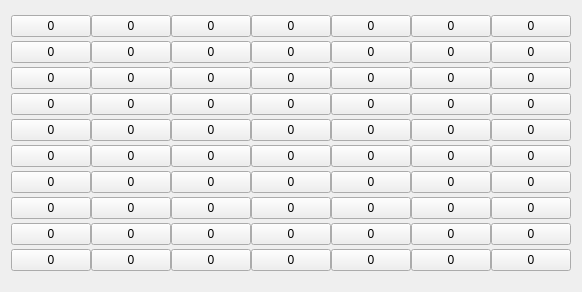
  <widget class="QWidget" name="gridLayoutWidget_2">
   <property name="geometry">
    <rect>
     <x>390</x>
     <y>60</y>
     <width>301</width>
     <height>292</height>
    </rect>
   </property>
   <layout class="QGridLayout" name="gridLayout_2">
    <property name="spacing">
     <number>0</number>
    </property>
    <item row="7" column="6">
     <widget class="QPushButton" name="pushButton_73">
      <property name="text">
       <string>0</string>
      </property>
     </widget>
    </item>
    <item row="6" column="6">
     <widget class="QPushButton" name="pushButton_74">
      <property name="text">
       <string>0</string>
      </property>
     </widget>
    </item>
    <item row="6" column="2">
     <widget class="QPushButton" name="pushButton_75">
      <property name="text">
       <string>0</string>
      </property>
     </widget>
    </item>
    <item row="5" column="4">
     <widget class="QPushButton" name="pushButton_76">
      <property name="text">
       <string>0</string>
      </property>
     </widget>
    </item>
    <item row="9" column="4">
     <widget class="QPushButton" name="pushButton_77">
      <property name="text">
       <string>0</string>
      </property>
     </widget>
    </item>
    <item row="9" column="3">
     <widget class="QPushButton" name="pushButton_78">
      <property name="text">
       <string>0</string>
      </property>
     </widget>
    </item>
    <item row="3" column="4">
     <widget class="QPushButton" name="pushButton_79">
      <property name="text">
       <string>0</string>
      </property>
     </widget>
    </item>
    <item row="9" column="2">
     <widget class="QPushButton" name="pushButton_80">
      <property name="text">
       <string>0</string>
      </property>
     </widget>
    </item>
    <item row="5" column="0">
     <widget class="QPushButton" name="pushButton_81">
      <property name="text">
       <string>0</string>
      </property>
     </widget>
    </item>
    <item row="5" column="5">
     <widget class="QPushButton" name="pushButton_82">
      <property name="text">
       <string>0</string>
      </property>
     </widget>
    </item>
    <item row="8" column="1">
     <widget class="QPushButton" name="pushButton_83">
      <property name="text">
       <string>0</string>
      </property>
     </widget>
    </item>
    <item row="10" column="6">
     <widget class="QPushButton" name="pushButton_84">
      <property name="text">
       <string>0</string>
      </property>
     </widget>
    </item>
    <item row="9" column="5">
     <widget class="QPushButton" name="pushButton_85">
      <property name="text">
       <string>0</string>
      </property>
     </widget>
    </item>
    <item row="1" column="4">
     <widget class="QPushButton" name="pushButton_86">
      <property name="text">
       <string>0</string>
      </property>
     </widget>
    </item>
    <item row="7" column="2">
     <widget class="QPushButton" name="pushButton_87">
      <property name="text">
       <string>0</string>
      </property>
     </widget>
    </item>
    <item row="0" column="4">
     <widget class="QPushButton" name="pushButton_88">
      <property name="text">
       <string>0</string>
      </property>
     </widget>
    </item>
    <item row="8" column="6">
     <widget class="QPushButton" name="pushButton_89">
      <property name="text">
       <string>0</string>
      </property>
     </widget>
    </item>
    <item row="9" column="6">
     <widget class="QPushButton" name="pushButton_90">
      <property name="text">
       <string>0</string>
      </property>
     </widget>
    </item>
    <item row="4" column="5">
     <widget class="QPushButton" name="pushButton_91">
      <property name="text">
       <string>0</string>
      </property>
     </widget>
    </item>
    <item row="3" column="6">
     <widget class="QPushButton" name="pushButton_92">
      <property name="text">
       <string>0</string>
      </property>
     </widget>
    </item>
    <item row="4" column="6">
     <widget class="QPushButton" name="pushButton_93">
      <property name="text">
       <string>0</string>
      </property>
     </widget>
    </item>
    <item row="0" column="0">
     <widget class="QPushButton" name="pushButton_94">
      <property name="sizePolicy">
       <sizepolicy hsizetype="Minimum" vsizetype="Preferred">
        <horstretch>0</horstretch>
        <verstretch>0</verstretch>
       </sizepolicy>
      </property>
      <property name="cursor">
       <cursorShape>PointingHandCursor</cursorShape>
      </property>
      <property name="text">
       <string>0</string>
      </property>
     </widget>
    </item>
    <item row="10" column="2">
     <widget class="QPushButton" name="pushButton_95">
      <property name="text">
       <string>0</string>
      </property>
     </widget>
    </item>
    <item row="0" column="3">
     <widget class="QPushButton" name="pushButton_96">
      <property name="text">
       <string>0</string>
      </property>
     </widget>
    </item>
    <item row="5" column="3">
     <widget class="QPushButton" name="pushButton_97">
      <property name="text">
       <string>0</string>
      </property>
     </widget>
    </item>
    <item row="6" column="3">
     <widget class="QPushButton" name="pushButton_98">
      <property name="text">
       <string>0</string>
      </property>
     </widget>
    </item>
    <item row="3" column="5">
     <widget class="QPushButton" name="pushButton_99">
      <property name="text">
       <string>0</string>
      </property>
     </widget>
    </item>
    <item row="6" column="4">
     <widget class="QPushButton" name="pushButton_100">
      <property name="text">
       <string>0</string>
      </property>
     </widget>
    </item>
    <item row="3" column="3">
     <widget class="QPushButton" name="pushButton_101">
      <property name="text">
       <string>0</string>
      </property>
     </widget>
    </item>
    <item row="1" column="6">
     <widget class="QPushButton" name="pushButton_102">
      <property name="text">
       <string>0</string>
      </property>
     </widget>
    </item>
    <item row="1" column="0">
     <widget class="QPushButton" name="pushButton_103">
      <property name="sizePolicy">
       <sizepolicy hsizetype="Minimum" vsizetype="Preferred">
        <horstretch>0</horstretch>
        <verstretch>0</verstretch>
       </sizepolicy>
      </property>
      <property name="cursor">
       <cursorShape>PointingHandCursor</cursorShape>
      </property>
      <property name="text">
       <string>0</string>
      </property>
     </widget>
    </item>
    <item row="4" column="1">
     <widget class="QPushButton" name="pushButton_104">
      <property name="text">
       <string>0</string>
      </property>
     </widget>
    </item>
    <item row="3" column="2">
     <widget class="QPushButton" name="pushButton_105">
      <property name="sizePolicy">
       <sizepolicy hsizetype="Minimum" vsizetype="Preferred">
        <horstretch>0</horstretch>
        <verstretch>0</verstretch>
       </sizepolicy>
      </property>
      <property name="cursor">
       <cursorShape>PointingHandCursor</cursorShape>
      </property>
      <property name="text">
       <string>0</string>
      </property>
     </widget>
    </item>
    <item row="1" column="5">
     <widget class="QPushButton" name="pushButton_106">
      <property name="text">
       <string>0</string>
      </property>
     </widget>
    </item>
    <item row="7" column="0">
     <widget class="QPushButton" name="pushButton_107">
      <property name="text">
       <string>0</string>
      </property>
     </widget>
    </item>
    <item row="0" column="6">
     <widget class="QPushButton" name="pushButton_108">
      <property name="text">
       <string>0</string>
      </property>
     </widget>
    </item>
    <item row="7" column="4">
     <widget class="QPushButton" name="pushButton_109">
      <property name="text">
       <string>0</string>
      </property>
     </widget>
    </item>
    <item row="0" column="5">
     <widget class="QPushButton" name="pushButton_110">
      <property name="text">
       <string>0</string>
      </property>
     </widget>
    </item>
    <item row="3" column="1">
     <widget class="QPushButton" name="pushButton_111">
      <property name="sizePolicy">
       <sizepolicy hsizetype="Minimum" vsizetype="Preferred">
        <horstretch>0</horstretch>
        <verstretch>0</verstretch>
       </sizepolicy>
      </property>
      <property name="cursor">
       <cursorShape>PointingHandCursor</cursorShape>
      </property>
      <property name="text">
       <string>0</string>
      </property>
     </widget>
    </item>
    <item row="8" column="2">
     <widget class="QPushButton" name="pushButton_112">
      <property name="text">
       <string>0</string>
      </property>
     </widget>
    </item>
    <item row="7" column="1">
     <widget class="QPushButton" name="pushButton_113">
      <property name="text">
       <string>0</string>
      </property>
     </widget>
    </item>
    <item row="4" column="0">
     <widget class="QPushButton" name="pushButton_114">
      <property name="text">
       <string>0</string>
      </property>
     </widget>
    </item>
    <item row="3" column="0">
     <widget class="QPushButton" name="pushButton_115">
      <property name="sizePolicy">
       <sizepolicy hsizetype="Minimum" vsizetype="Preferred">
        <horstretch>0</horstretch>
        <verstretch>0</verstretch>
       </sizepolicy>
      </property>
      <property name="cursor">
       <cursorShape>PointingHandCursor</cursorShape>
      </property>
      <property name="text">
       <string>0</string>
      </property>
     </widget>
    </item>
    <item row="0" column="1">
     <widget class="QPushButton" name="pushButton_116">
      <property name="sizePolicy">
       <sizepolicy hsizetype="Minimum" vsizetype="Preferred">
        <horstretch>0</horstretch>
        <verstretch>0</verstretch>
       </sizepolicy>
      </property>
      <property name="cursor">
       <cursorShape>PointingHandCursor</cursorShape>
      </property>
      <property name="text">
       <string>0</string>
      </property>
     </widget>
    </item>
    <item row="10" column="0">
     <widget class="QPushButton" name="pushButton_117">
      <property name="text">
       <string>0</string>
      </property>
     </widget>
    </item>
    <item row="4" column="2">
     <widget class="QPushButton" name="pushButton_118">
      <property name="text">
       <string>0</string>
      </property>
     </widget>
    </item>
    <item row="7" column="5">
     <widget class="QPushButton" name="pushButton_119">
      <property name="text">
       <string>0</string>
      </property>
     </widget>
    </item>
    <item row="1" column="1">
     <widget class="QPushButton" name="pushButton_120">
      <property name="sizePolicy">
       <sizepolicy hsizetype="Minimum" vsizetype="Preferred">
        <horstretch>0</horstretch>
        <verstretch>0</verstretch>
       </sizepolicy>
      </property>
      <property name="cursor">
       <cursorShape>PointingHandCursor</cursorShape>
      </property>
      <property name="text">
       <string>0</string>
      </property>
     </widget>
    </item>
    <item row="1" column="2">
     <widget class="QPushButton" name="pushButton_121">
      <property name="sizePolicy">
       <sizepolicy hsizetype="Minimum" vsizetype="Preferred">
        <horstretch>0</horstretch>
        <verstretch>0</verstretch>
       </sizepolicy>
      </property>
      <property name="cursor">
       <cursorShape>PointingHandCursor</cursorShape>
      </property>
      <property name="text">
       <string>0</string>
      </property>
     </widget>
    </item>
    <item row="10" column="5">
     <widget class="QPushButton" name="pushButton_122">
      <property name="text">
       <string>0</string>
      </property>
     </widget>
    </item>
    <item row="4" column="4">
     <widget class="QPushButton" name="pushButton_123">
      <property name="text">
       <string>0</string>
      </property>
     </widget>
    </item>
    <item row="6" column="5">
     <widget class="QPushButton" name="pushButton_124">
      <property name="text">
       <string>0</string>
      </property>
     </widget>
    </item>
    <item row="5" column="1">
     <widget class="QPushButton" name="pushButton_125">
      <property name="text">
       <string>0</string>
      </property>
     </widget>
    </item>
    <item row="8" column="4">
     <widget class="QPushButton" name="pushButton_126">
      <property name="text">
       <string>0</string>
      </property>
     </widget>
    </item>
    <item row="10" column="3">
     <widget class="QPushButton" name="pushButton_127">
      <property name="text">
       <string>0</string>
      </property>
     </widget>
    </item>
    <item row="8" column="0">
     <widget class="QPushButton" name="pushButton_128">
      <property name="text">
       <string>0</string>
      </property>
     </widget>
    </item>
    <item row="7" column="3">
     <widget class="QPushButton" name="pushButton_129">
      <property name="text">
       <string>0</string>
      </property>
     </widget>
    </item>
    <item row="6" column="0">
     <widget class="QPushButton" name="pushButton_130">
      <property name="text">
       <string>0</string>
      </property>
     </widget>
    </item>
    <item row="4" column="3">
     <widget class="QPushButton" name="pushButton_131">
      <property name="text">
       <string>0</string>
      </property>
     </widget>
    </item>
    <item row="5" column="6">
     <widget class="QPushButton" name="pushButton_132">
      <property name="text">
       <string>0</string>
      </property>
     </widget>
    </item>
    <item row="5" column="2">
     <widget class="QPushButton" name="pushButton_133">
      <property name="text">
       <string>0</string>
      </property>
     </widget>
    </item>
    <item row="10" column="1">
     <widget class="QPushButton" name="pushButton_134">
      <property name="text">
       <string>0</string>
      </property>
     </widget>
    </item>
    <item row="8" column="3">
     <widget class="QPushButton" name="pushButton_135">
      <property name="text">
       <string>0</string>
      </property>
     </widget>
    </item>
    <item row="9" column="0">
     <widget class="QPushButton" name="pushButton_136">
      <property name="text">
       <string>0</string>
      </property>
     </widget>
    </item>
    <item row="10" column="4">
     <widget class="QPushButton" name="pushButton_137">
      <property name="text">
       <string>0</string>
      </property>
     </widget>
    </item>
    <item row="8" column="5">
     <widget class="QPushButton" name="pushButton_138">
      <property name="text">
       <string>0</string>
      </property>
     </widget>
    </item>
    <item row="9" column="1">
     <widget class="QPushButton" name="pushButton_139">
      <property name="text">
       <string>0</string>
      </property>
     </widget>
    </item>
    <item row="6" column="1">
     <widget class="QPushButton" name="pushButton_140">
      <property name="text">
       <string>0</string>
      </property>
     </widget>
    </item>
    <item row="1" column="3">
     <widget class="QPushButton" name="pushButton_141">
      <property name="text">
       <string>0</string>
      </property>
     </widget>
    </item>
    <item row="0" column="2">
     <widget class="QPushButton" name="pushButton_142">
      <property name="sizePolicy">
       <sizepolicy hsizetype="Minimum" vsizetype="Preferred">
        <horstretch>0</horstretch>
        <verstretch>0</verstretch>
       </sizepolicy>
      </property>
      <property name="cursor">
       <cursorShape>PointingHandCursor</cursorShape>
      </property>
      <property name="text">
       <string>0</string>
      </property>
     </widget>
    </item>
   </layout>
  </widget>
